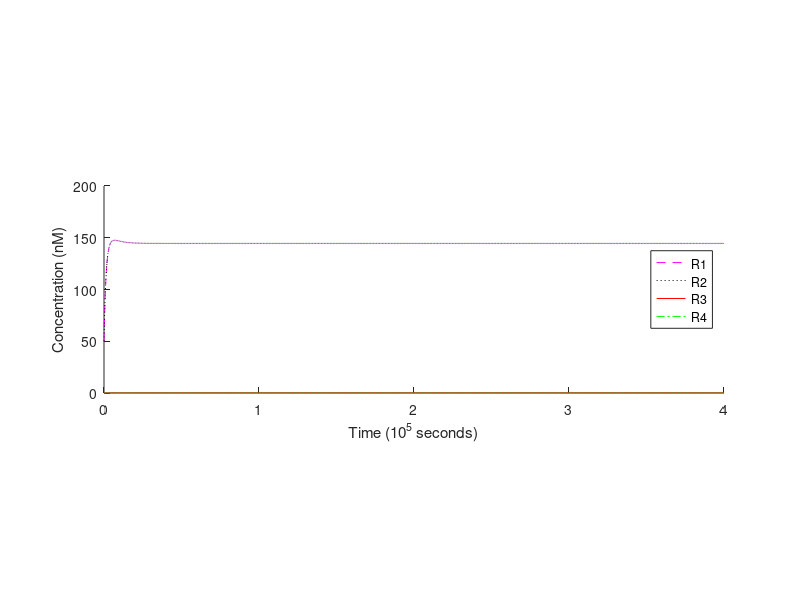
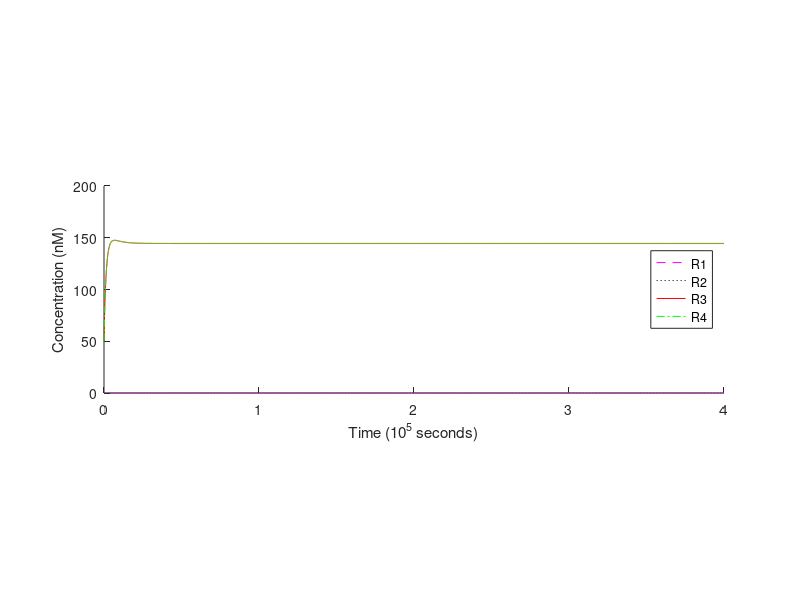
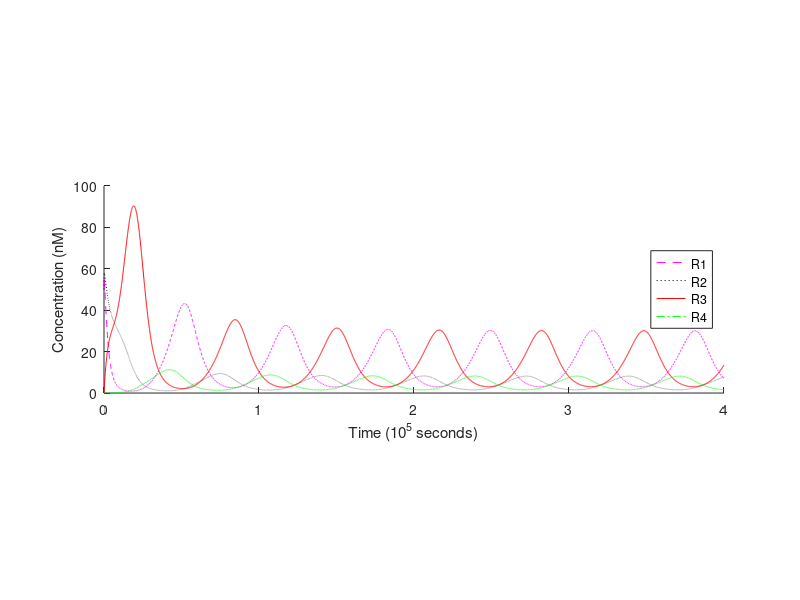
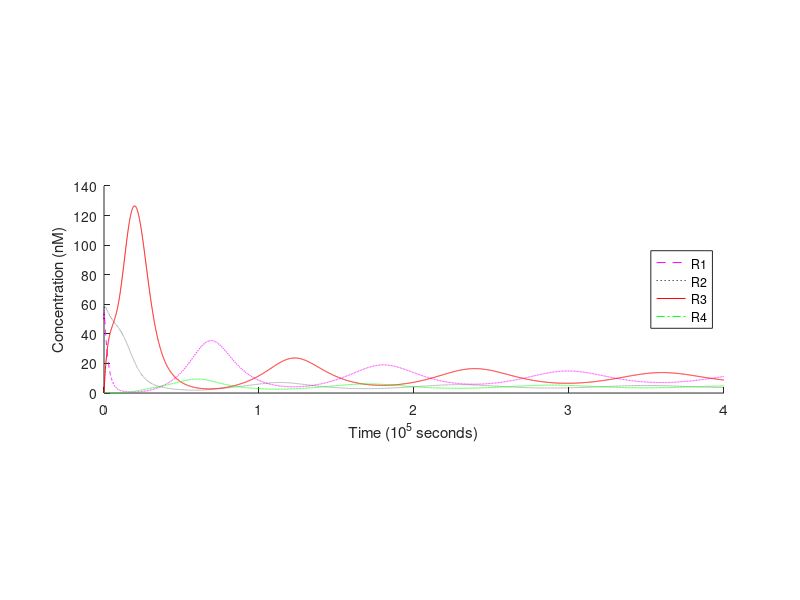

MATLAB code to generate these figures, in order:
% ============================== OCTAVE SETUP ==================================
    clear;
    format long;


% ========================== MODEL REACTION RATES ==============================

    % translation rates (1/s)
    Kt_R1 = 6e-4;
    Kt_R2 = 6e-4;
    Kt_R3 = 6e-4;
    Kt_R4 = 6e-4;

    % mRNA degradation rates (1/s)
    Kd_mR1P1 = 2.5e-3;
    Kd_mR4P1 = 2.5e-3;
    Kd_mR2P2 = 2.5e-3;
    Kd_mR3P2 = 2.5e-3;
    Kd_mR1P3 = 2.5e-3;
    Kd_mR2P4 = 2.5e-3;
    Kd_mR3P5 = 2.5e-3;
    Kd_mR4P6 = 2.5e-3;

    % protein degradation rates (1/s)
    Kd_R1 = 4e-4;
    Kd_R2 = 4e-4;
    Kd_R3 = 4e-4;
    Kd_R4 = 4e-4;

    % maximum/unrepressed transcription rates (M/s)
    Kb_P1 = 4e-10;
    Kb_P2 = 4e-10;
    Kb_P3 = 4e-10;
    Kb_P4 = 4e-10;
    Kb_P5 = 4e-10;
    Kb_P6 = 4e-10;

    % basal/leakage transcription rates (M/s)
    Kc_P1 = 0;
    Kc_P2 = 0;
    Kc_P3 = 0;
    Kc_P4 = 0;
    Kc_P5 = 0;
    Kc_P6 = 0;

    % Hill coefficients (scalar)
    Na_P1 = 1.3;
    Na_P2 = 1.3;
    Nr_R2P1 = 1.3;
    Nr_R4P2 = 1.3;
    Nr_R3P3 = 1.3;
    Nr_R3P4 = 1.3;
    Nr_R4P4 = 1.3;
    Nr_R1P5 = 1.3;
    Nr_R1P6 = 1.3;
    Nr_R2P6 = 1.3;

    % Hill activation constants (M)
    Ka_P1 = 2e-8;
    Ka_P2 = 2e-8;

    % Hill repression constants (M)
    Kr_R2P1 = 6e-10;
    Kr_R4P2 = 6e-10;
    Kr_R3P3 = 6e-10;
    Kr_R3P4 = 6e-10;
    Kr_R4P4 = 6e-10;
    Kr_R1P5 = 6e-10;
    Kr_R1P6 = 6e-10;
    Kr_R2P6 = 6e-10;


% ============================ INPUT PARAMETERS ================================

    % time settings
    dt = 60;                     % 1 minute timesteps
    simulation = 0 : dt : 4e5; % simulation length control

    % input vector
    Is = zeros(1, length(simulation));

    % reaction initial conditions for each run
    names = {"1a", "1b", "2", "3", "4c_1", "4c_2"};
    multiI   = 1e-9 * [0.1, 0.1, 5 , 7.5, 10, 10]; % constant input concentration
    multiR12 = 1e-9 * [50 , 0  , 50, 50 , 50, 0 ];
    multiR34 = 1e-9 * [0  , 50 , 0 , 0  , 0 , 50];


% ================================ MULTISIM ====================================

    % precompute loop invariants and reduced coefficients
    a1 = Kt_R1 * Kb_P1 / Kd_mR1P1;
    a2 = Kt_R1 * Kb_P3 / Kd_mR1P3;
    b1 = Kt_R2 * Kb_P2 / Kd_mR2P2;
    b2 = Kt_R2 * Kb_P4 / Kd_mR2P4;
    c1 = Kt_R3 * Kb_P2 / Kd_mR3P2;
    c2 = Kt_R3 * Kb_P5 / Kd_mR3P5;
    d1 = Kt_R4 * Kb_P1 / Kd_mR4P1;
    d2 = Kt_R4 * Kb_P6 / Kd_mR4P6;
    Ka_P1 ^= Na_P1;
    Ka_P2 ^= Na_P2;
    Kr_R2P1 ^= Nr_R2P1;
    Kr_R4P2 ^= Nr_R4P2;
    Kr_R3P3 ^= Nr_R3P3;
    Kr_R3P4 ^= Nr_R3P4;
    Kr_R4P4 ^= Nr_R4P4;
    Kr_R1P5 ^= Nr_R1P5;
    Kr_R1P6 ^= Nr_R1P6;
    Kr_R2P6 ^= Nr_R2P6;

    % abstractions for activation & repression Hill-function
    % these consider K^n is being passed in already precomputed
    function y = Ha(X, n, Kn)
        Xn = X^n;
        y = Xn / (Kn + Xn);
    endfunction
    function y = Hr(X, n, Kn)
        y = 1 / (1 + (X^n / Kn));
    endfunction

    % for each set of parameters, make a simulation run and display its results
    for sim = 1 : length(multiI)

        % set initial state concentrations
        Is(:) = multiI(sim);
        R1 = multiR12(sim);
        R2 = multiR12(sim);
        R3 = multiR34(sim);
        R4 = multiR34(sim);

        % preallocate arrays to store concentrations over time
        R1s = zeros(1, length(simulation));
        R2s = zeros(1, length(simulation));
        R3s = zeros(1, length(simulation));
        R4s = zeros(1, length(simulation));

        % actual simulation
        for t = 1 : length(simulation)

            % store current state
            R1s(t) = R1;
            R2s(t) = R2;
            R3s(t) = R3;
            R4s(t) = R4;

            % common subexpression optimization (used below)
            activationP1 = Ha(Is(t), Na_P1, Ka_P1);
            repressionP1 = Hr(R2, Nr_R2P1, Kr_R2P1);
            activationP2 = Ha(Is(t), Na_P2, Ka_P2);
            repressionP2 = Hr(R4, Nr_R4P2, Kr_R4P2);

            % compute variation
            dR1dt = Kc_P1+Kc_P3 + a1*activationP1*repressionP1 + a2*Hr(R3, Nr_R3P3, Kr_R3P3) - Kd_R1*R1;
            dR2dt = Kc_P2+Kc_P4 + b1*activationP2*repressionP2 + b2*Hr(R3, Nr_R3P4, Kr_R3P4)*Hr(R4, Nr_R4P4, Kr_R4P4) - Kd_R2*R2;
            dR3dt = Kc_P2+Kc_P5 + c1*activationP2*repressionP2 + c2*Hr(R1, Nr_R1P5, Kr_R1P5) - Kd_R3*R3;
            dR4dt = Kc_P1+Kc_P6 + d1*activationP1*repressionP1 + d2*Hr(R1, Nr_R1P6, Kr_R1P6)*Hr(R2, Nr_R2P6, Kr_R2P6) - Kd_R4*R4;

            % apply state changes
            R1 += dR1dt * dt;
            R2 += dR2dt * dt;
            R3 += dR3dt * dt;
            R4 += dR4dt * dt;

        endfor

        figure; % plot each graphic separately
        hold on;

        % scale data for easier visualization
        timescale = 1e5;
        quantscale = 1e-9;
        x = simulation / timescale;
        yR1 = R1s / quantscale;
        yR2 = R2s / quantscale;
        yR3 = R3s / quantscale;
        yR4 = R4s / quantscale;

        % plot results
        plot(x,yR1,'--m;R1;', x,yR2,':k;R2;', x,yR3,'-r;R3;', x,yR4,'-.g;R4;');
        pbaspect([1 0.334 1]);
        legend('location', 'east');
        xlabel("Time (10^5 seconds)");
        ylabel("Concentration (nM)");

        hold off;
        names{sim}
        maxR1 = max(yR1(round(length(yR1)/2):end))
        maxR2 = max(yR2)
        maxR3 = max(yR3)
        maxR4 = max(yR4(round(length(yR4)/2):end))
        print(strcat('bifurcation-', names{sim}, '-qssa_.pdf')); % put in the folder the script is run from

    endfor
